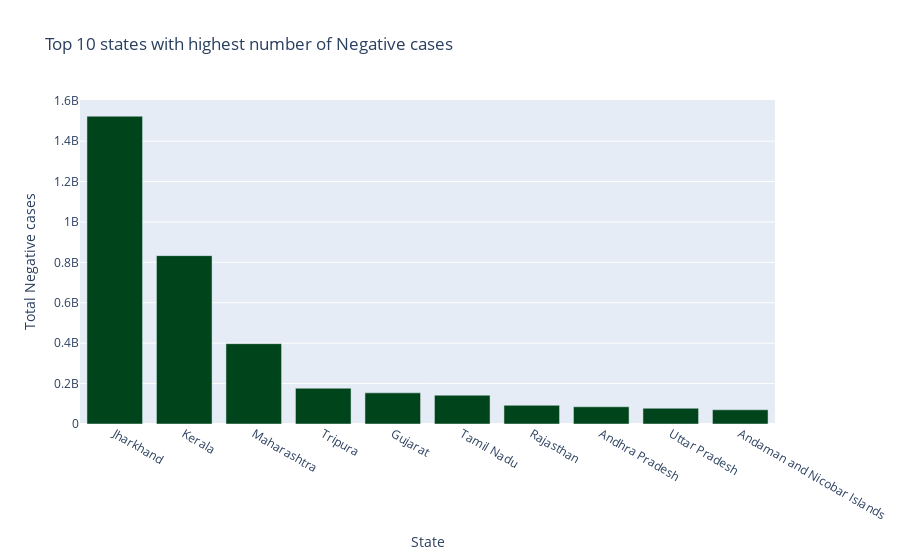

Here is the notebook cell this chart was saved with:
### Code cell
px.bar(x=covid_testing_state.nlargest(10,"Negative")["State"],
       y = covid_testing_state.nlargest(10,"Negative")["Negative"],
       labels={'y':'Total Negative cases','x':'State'},
       color_discrete_sequence=px.colors.sequential.Greens_r,
       title="Top 10 states with highest number of Negative cases")

### Figure 1 — Plotly figure (JSON) as saved in the notebook; plotly's stock layout.template omitted (floating-point values rounded to 4 significant figures)
{"data": [{"alignmentgroup": "True", "hovertemplate": "State=%{x}<br>Total Negative cases=%{y}<extra></extra>", "legendgroup": "", "marker": {"color": "rgb(0,68,27)", "pattern": {"shape": ""}}, "name": "", "offsetgroup": "", "orientation": "v", "showlegend": false, "textposition": "auto", "type": "bar", "x": ["Jharkhand", "Kerala", "Maharashtra", "Tripura", "Gujarat", "Tamil Nadu", "Rajasthan", "Andhra Pradesh", "Uttar Pradesh", "Andaman and Nicobar Islands"], "xaxis": "x", "y": [1523467436, 833352073, 397626500, 177034424, 154140680, 142566707, 92539474, 85286218, 77906333, 70361859], "yaxis": "y"}], "layout": {"barmode": "relative", "legend": {"tracegroupgap": 0}, "title": {"text": "Top 10 states with highest number of Negative cases"}, "xaxis": {"anchor": "y", "domain": [0, 1], "title": {"text": "State"}}, "yaxis": {"anchor": "x", "domain": [0, 1], "title": {"text": "Total Negative cases"}}}}
